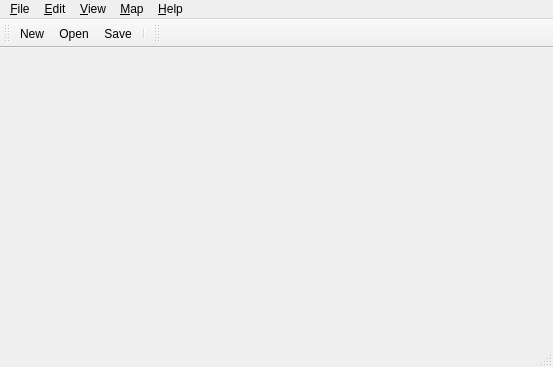
<?xml version="1.0" encoding="UTF-8"?>
<ui version="4.0">
 <class>MainWindow</class>
 <widget class="QMainWindow" name="MainWindow">
  <property name="geometry">
   <rect>
    <x>0</x>
    <y>0</y>
    <width>553</width>
    <height>367</height>
   </rect>
  </property>
  <property name="acceptDrops">
   <bool>true</bool>
  </property>
  <property name="windowTitle">
   <string>Tiled - Sydoria Map Editor</string>
  </property>
  <property name="unifiedTitleAndToolBarOnMac">
   <bool>true</bool>
  </property>
  <widget class="QWidget" name="centralWidget">
   <layout class="QVBoxLayout" name="verticalLayout">
    <property name="leftMargin">
     <number>0</number>
    </property>
    <property name="topMargin">
     <number>0</number>
    </property>
    <property name="rightMargin">
     <number>0</number>
    </property>
    <property name="bottomMargin">
     <number>0</number>
    </property>
   </layout>
  </widget>
  <widget class="QMenuBar" name="menuBar">
   <property name="geometry">
    <rect>
     <x>0</x>
     <y>0</y>
     <width>553</width>
     <height>21</height>
    </rect>
   </property>
   <widget class="QMenu" name="menuFile">
    <property name="title">
     <string>&amp;File</string>
    </property>
    <widget class="QMenu" name="menuRecentFiles">
     <property name="title">
      <string>&amp;Recent Files</string>
     </property>
     <property name="icon">
      <iconset resource="tiled.qrc">
       <normaloff>:/images/16x16/document-open-recent.png</normaloff>:/images/16x16/document-open-recent.png</iconset>
     </property>
     <addaction name="actionClearRecentFiles"/>
    </widget>
    <addaction name="actionNew"/>
    <addaction name="actionOpen"/>
    <addaction name="menuRecentFiles"/>
    <addaction name="separator"/>
    <addaction name="actionSave"/>
    <addaction name="actionSaveAs"/>
    <addaction name="actionSaveAsImage"/>
    <addaction name="actionExport"/>
    <addaction name="actionExportAs"/>
    <addaction name="actionReload"/>
    <addaction name="separator"/>
    <addaction name="actionClose"/>
    <addaction name="actionCloseAll"/>
    <addaction name="actionQuit"/>
   </widget>
   <widget class="QMenu" name="menuEdit">
    <property name="title">
     <string>&amp;Edit</string>
    </property>
    <addaction name="actionCut"/>
    <addaction name="actionCopy"/>
    <addaction name="actionPaste"/>
    <addaction name="actionDelete"/>
    <addaction name="separator"/>
    <addaction name="actionPreferences"/>
   </widget>
   <widget class="QMenu" name="menuHelp">
    <property name="title">
     <string>&amp;Help</string>
    </property>
    <addaction name="actionAbout"/>
    <addaction name="actionAboutQt"/>
   </widget>
   <widget class="QMenu" name="menuMap">
    <property name="title">
     <string>&amp;Map</string>
    </property>
    <addaction name="actionNewTileset"/>
    <addaction name="actionAddExternalTileset"/>
    <addaction name="separator"/>
    <addaction name="actionResizeMap"/>
    <addaction name="actionOffsetMap"/>
    <addaction name="separator"/>
    <addaction name="actionMapProperties"/>
    <addaction name="actionAutoMap"/>
   </widget>
   <widget class="QMenu" name="menuView">
    <property name="title">
     <string>&amp;View</string>
    </property>
    <addaction name="actionShowGrid"/>
    <addaction name="actionShowTileObjectOutlines"/>
    <addaction name="actionShowTileAnimations"/>
    <addaction name="actionHighlightCurrentLayer"/>
    <addaction name="separator"/>
    <addaction name="actionSnapToGrid"/>
    <addaction name="actionSnapToFineGrid"/>
    <addaction name="separator"/>
    <addaction name="actionZoomIn"/>
    <addaction name="actionZoomOut"/>
    <addaction name="actionZoomNormal"/>
   </widget>
   <addaction name="menuFile"/>
   <addaction name="menuEdit"/>
   <addaction name="menuView"/>
   <addaction name="menuMap"/>
   <addaction name="menuHelp"/>
  </widget>
  <widget class="QToolBar" name="mainToolBar">
   <property name="windowTitle">
    <string>Main Toolbar</string>
   </property>
   <attribute name="toolBarArea">
    <enum>TopToolBarArea</enum>
   </attribute>
   <attribute name="toolBarBreak">
    <bool>false</bool>
   </attribute>
   <addaction name="actionNew"/>
   <addaction name="actionOpen"/>
   <addaction name="actionSave"/>
   <addaction name="separator"/>
  </widget>
  <widget class="QStatusBar" name="statusBar"/>
  <widget class="QToolBar" name="toolsToolBar">
   <property name="windowTitle">
    <string>Tools</string>
   </property>
   <attribute name="toolBarArea">
    <enum>TopToolBarArea</enum>
   </attribute>
   <attribute name="toolBarBreak">
    <bool>false</bool>
   </attribute>
  </widget>
  <action name="actionOpen">
   <property name="icon">
    <iconset resource="tiled.qrc">
     <normaloff>:/images/16x16/document-open.png</normaloff>:/images/16x16/document-open.png</iconset>
   </property>
   <property name="text">
    <string>&amp;Open...</string>
   </property>
  </action>
  <action name="actionSave">
   <property name="icon">
    <iconset resource="tiled.qrc">
     <normaloff>:/images/16x16/document-save.png</normaloff>:/images/16x16/document-save.png</iconset>
   </property>
   <property name="text">
    <string>&amp;Save</string>
   </property>
  </action>
  <action name="actionQuit">
   <property name="icon">
    <iconset resource="tiled.qrc">
     <normaloff>:/images/16x16/application-exit.png</normaloff>:/images/16x16/application-exit.png</iconset>
   </property>
   <property name="text">
    <string>&amp;Quit</string>
   </property>
   <property name="menuRole">
    <enum>QAction::QuitRole</enum>
   </property>
  </action>
  <action name="actionCopy">
   <property name="enabled">
    <bool>false</bool>
   </property>
   <property name="icon">
    <iconset resource="tiled.qrc">
     <normaloff>:/images/16x16/edit-copy.png</normaloff>:/images/16x16/edit-copy.png</iconset>
   </property>
   <property name="text">
    <string>&amp;Copy</string>
   </property>
  </action>
  <action name="actionPaste">
   <property name="enabled">
    <bool>false</bool>
   </property>
   <property name="icon">
    <iconset resource="tiled.qrc">
     <normaloff>:/images/16x16/edit-paste.png</normaloff>:/images/16x16/edit-paste.png</iconset>
   </property>
   <property name="text">
    <string>&amp;Paste</string>
   </property>
  </action>
  <action name="actionAbout">
   <property name="icon">
    <iconset resource="tiled.qrc">
     <normaloff>:/images/16x16/help-about.png</normaloff>:/images/16x16/help-about.png</iconset>
   </property>
   <property name="text">
    <string>&amp;About Tiled</string>
   </property>
   <property name="menuRole">
    <enum>QAction::AboutRole</enum>
   </property>
  </action>
  <action name="actionAboutQt">
   <property name="text">
    <string>About Qt</string>
   </property>
   <property name="menuRole">
    <enum>QAction::AboutQtRole</enum>
   </property>
  </action>
  <action name="actionResizeMap">
   <property name="icon">
    <iconset resource="tiled.qrc">
     <normaloff>:/images/16x16/document-page-setup.png</normaloff>:/images/16x16/document-page-setup.png</iconset>
   </property>
   <property name="text">
    <string>&amp;Resize Map...</string>
   </property>
   <property name="visible">
    <bool>false</bool>
   </property>
  </action>
  <action name="actionMapProperties">
   <property name="icon">
    <iconset resource="tiled.qrc">
     <normaloff>:/images/16x16/document-properties.png</normaloff>:/images/16x16/document-properties.png</iconset>
   </property>
   <property name="text">
    <string>Map &amp;Properties</string>
   </property>
   <property name="visible">
    <bool>true</bool>
   </property>
  </action>
  <action name="actionAutoMap">
   <property name="text">
    <string>AutoMap</string>
   </property>
   <property name="shortcut">
    <string>A</string>
   </property>
  </action>
  <action name="actionShowGrid">
   <property name="checkable">
    <bool>true</bool>
   </property>
   <property name="text">
    <string>Show &amp;Grid</string>
   </property>
   <property name="shortcut">
    <string>Ctrl+G</string>
   </property>
  </action>
  <action name="actionSaveAs">
   <property name="icon">
    <iconset resource="tiled.qrc">
     <normaloff>:/images/16x16/document-save-as.png</normaloff>:/images/16x16/document-save-as.png</iconset>
   </property>
   <property name="text">
    <string>Save &amp;As...</string>
   </property>
  </action>
  <action name="actionNew">
   <property name="icon">
    <iconset resource="tiled.qrc">
     <normaloff>:/images/16x16/document-new.png</normaloff>:/images/16x16/document-new.png</iconset>
   </property>
   <property name="text">
    <string>&amp;New...</string>
   </property>
  </action>
  <action name="actionNewTileset">
   <property name="icon">
    <iconset resource="tiled.qrc">
     <normaloff>:/images/16x16/document-new.png</normaloff>:/images/16x16/document-new.png</iconset>
   </property>
   <property name="text">
    <string>New &amp;Tileset...</string>
   </property>
  </action>
  <action name="actionClose">
   <property name="icon">
    <iconset resource="tiled.qrc">
     <normaloff>:/images/16x16/window-close.png</normaloff>:/images/16x16/window-close.png</iconset>
   </property>
   <property name="text">
    <string>&amp;Close</string>
   </property>
  </action>
  <action name="actionZoomIn">
   <property name="icon">
    <iconset resource="tiled.qrc">
     <normaloff>:/images/16x16/zoom-in.png</normaloff>:/images/16x16/zoom-in.png</iconset>
   </property>
   <property name="text">
    <string>Zoom In</string>
   </property>
  </action>
  <action name="actionZoomOut">
   <property name="icon">
    <iconset resource="tiled.qrc">
     <normaloff>:/images/16x16/zoom-out.png</normaloff>:/images/16x16/zoom-out.png</iconset>
   </property>
   <property name="text">
    <string>Zoom Out</string>
   </property>
  </action>
  <action name="actionZoomNormal">
   <property name="enabled">
    <bool>false</bool>
   </property>
   <property name="icon">
    <iconset resource="tiled.qrc">
     <normaloff>:/images/16x16/zoom-original.png</normaloff>:/images/16x16/zoom-original.png</iconset>
   </property>
   <property name="text">
    <string>Normal Size</string>
   </property>
   <property name="shortcut">
    <string>Ctrl+0</string>
   </property>
  </action>
  <action name="actionSaveAsImage">
   <property name="text">
    <string>Save As &amp;Image...</string>
   </property>
  </action>
  <action name="actionCut">
   <property name="enabled">
    <bool>false</bool>
   </property>
   <property name="icon">
    <iconset resource="tiled.qrc">
     <normaloff>:/images/16x16/edit-cut.png</normaloff>:/images/16x16/edit-cut.png</iconset>
   </property>
   <property name="text">
    <string>Cu&amp;t</string>
   </property>
  </action>
  <action name="actionOffsetMap">
   <property name="text">
    <string>&amp;Offset Map...</string>
   </property>
   <property name="toolTip">
    <string>Offsets everything in a layer</string>
   </property>
   <property name="visible">
    <bool>false</bool>
   </property>
  </action>
  <action name="actionPreferences">
   <property name="text">
    <string>Pre&amp;ferences...</string>
   </property>
   <property name="menuRole">
    <enum>QAction::PreferencesRole</enum>
   </property>
  </action>
  <action name="actionClearRecentFiles">
   <property name="icon">
    <iconset resource="tiled.qrc">
     <normaloff>:/images/16x16/edit-clear.png</normaloff>:/images/16x16/edit-clear.png</iconset>
   </property>
   <property name="text">
    <string>Clear Recent Files</string>
   </property>
  </action>
  <action name="actionExportAs">
   <property name="text">
    <string>E&amp;xport As...</string>
   </property>
   <property name="shortcut">
    <string>Ctrl+Shift+E</string>
   </property>
  </action>
  <action name="actionAddExternalTileset">
   <property name="text">
    <string>&amp;Add External Tileset...</string>
   </property>
  </action>
  <action name="actionSnapToGrid">
   <property name="checkable">
    <bool>true</bool>
   </property>
   <property name="text">
    <string>&amp;Snap to Grid</string>
   </property>
  </action>
  <action name="actionCloseAll">
   <property name="text">
    <string>C&amp;lose All</string>
   </property>
   <property name="shortcut">
    <string>Ctrl+Shift+W</string>
   </property>
  </action>
  <action name="actionDelete">
   <property name="enabled">
    <bool>false</bool>
   </property>
   <property name="icon">
    <iconset resource="tiled.qrc">
     <normaloff>:/images/16x16/edit-delete.png</normaloff>:/images/16x16/edit-delete.png</iconset>
   </property>
   <property name="text">
    <string>&amp;Delete</string>
   </property>
   <property name="iconText">
    <string>Delete</string>
   </property>
  </action>
  <action name="actionHighlightCurrentLayer">
   <property name="checkable">
    <bool>true</bool>
   </property>
   <property name="text">
    <string>&amp;Highlight Current Layer</string>
   </property>
   <property name="shortcut">
    <string>H</string>
   </property>
  </action>
  <action name="actionShowTileObjectOutlines">
   <property name="checkable">
    <bool>true</bool>
   </property>
   <property name="text">
    <string>Show Tile Object &amp;Outlines</string>
   </property>
  </action>
  <action name="actionSnapToFineGrid">
   <property name="checkable">
    <bool>true</bool>
   </property>
   <property name="text">
    <string>Snap to &amp;Fine Grid</string>
   </property>
  </action>
  <action name="actionShowTileAnimations">
   <property name="checkable">
    <bool>true</bool>
   </property>
   <property name="text">
    <string>Show Tile Animations</string>
   </property>
  </action>
  <action name="actionReload">
   <property name="text">
    <string>Reload</string>
   </property>
   <property name="shortcut">
    <string>Ctrl+R</string>
   </property>
  </action>
  <action name="actionExport">
   <property name="text">
    <string>&amp;Export</string>
   </property>
   <property name="shortcut">
    <string>Ctrl+E</string>
   </property>
  </action>
 </widget>
 <layoutdefault spacing="6" margin="11"/>
 <resources>
  <include location="tiled.qrc"/>
 </resources>
 <connections/>
</ui>
